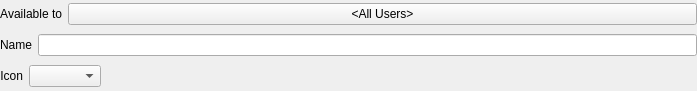
<?xml version="1.0" encoding="UTF-8"?>
<ui version="4.0">
 <class>SoftwareTriggerBusinessEventWidget</class>
 <widget class="QWidget" name="SoftwareTriggerBusinessEventWidget">
  <property name="geometry">
   <rect>
    <x>0</x>
    <y>0</y>
    <width>697</width>
    <height>91</height>
   </rect>
  </property>
  <property name="windowTitle">
   <string/>
  </property>
  <layout class="QVBoxLayout" name="verticalLayout">
   <property name="leftMargin">
    <number>0</number>
   </property>
   <property name="topMargin">
    <number>0</number>
   </property>
   <property name="rightMargin">
    <number>0</number>
   </property>
   <property name="bottomMargin">
    <number>0</number>
   </property>
   <item>
    <layout class="QHBoxLayout" name="horizontalLayout_3">
     <item>
      <widget class="QLabel" name="usersLabel">
       <property name="text">
        <string>Available to</string>
       </property>
       <property name="alignment">
        <set>Qt::AlignRight|Qt::AlignTrailing|Qt::AlignVCenter</set>
       </property>
      </widget>
     </item>
     <item>
      <widget class="QPushButton" name="usersButton">
       <property name="sizePolicy">
        <sizepolicy hsizetype="MinimumExpanding" vsizetype="Fixed">
         <horstretch>0</horstretch>
         <verstretch>0</verstretch>
        </sizepolicy>
       </property>
       <property name="text">
        <string notr="true">&lt;All Users&gt;</string>
       </property>
      </widget>
     </item>
    </layout>
   </item>
   <item>
    <layout class="QHBoxLayout" name="horizontalLayout">
     <item>
      <widget class="QLabel" name="nameLabel">
       <property name="text">
        <string>Name</string>
       </property>
       <property name="alignment">
        <set>Qt::AlignRight|Qt::AlignTrailing|Qt::AlignVCenter</set>
       </property>
      </widget>
     </item>
     <item>
      <widget class="QLineEdit" name="triggerIdLineEdit"/>
     </item>
    </layout>
   </item>
   <item>
    <layout class="QHBoxLayout" name="horizontalLayout_2">
     <item>
      <widget class="QLabel" name="iconLabel">
       <property name="text">
        <string>Icon</string>
       </property>
       <property name="alignment">
        <set>Qt::AlignRight|Qt::AlignTrailing|Qt::AlignVCenter</set>
       </property>
      </widget>
     </item>
     <item>
      <widget class="nx::vms::client::desktop::IconComboBox" name="iconComboBox"/>
     </item>
     <item>
      <spacer name="horizontalSpacer">
       <property name="orientation">
        <enum>Qt::Horizontal</enum>
       </property>
       <property name="sizeHint" stdset="0">
        <size>
         <width>40</width>
         <height>20</height>
        </size>
       </property>
      </spacer>
     </item>
    </layout>
   </item>
  </layout>
 </widget>
 <customwidgets>
  <customwidget>
   <class>nx::vms::client::desktop::IconComboBox</class>
   <extends>QComboBox</extends>
   <header location="global">nx/vms/client/desktop/common/widgets/icon_combo_box.h</header>
  </customwidget>
 </customwidgets>
 <resources/>
 <connections/>
</ui>
